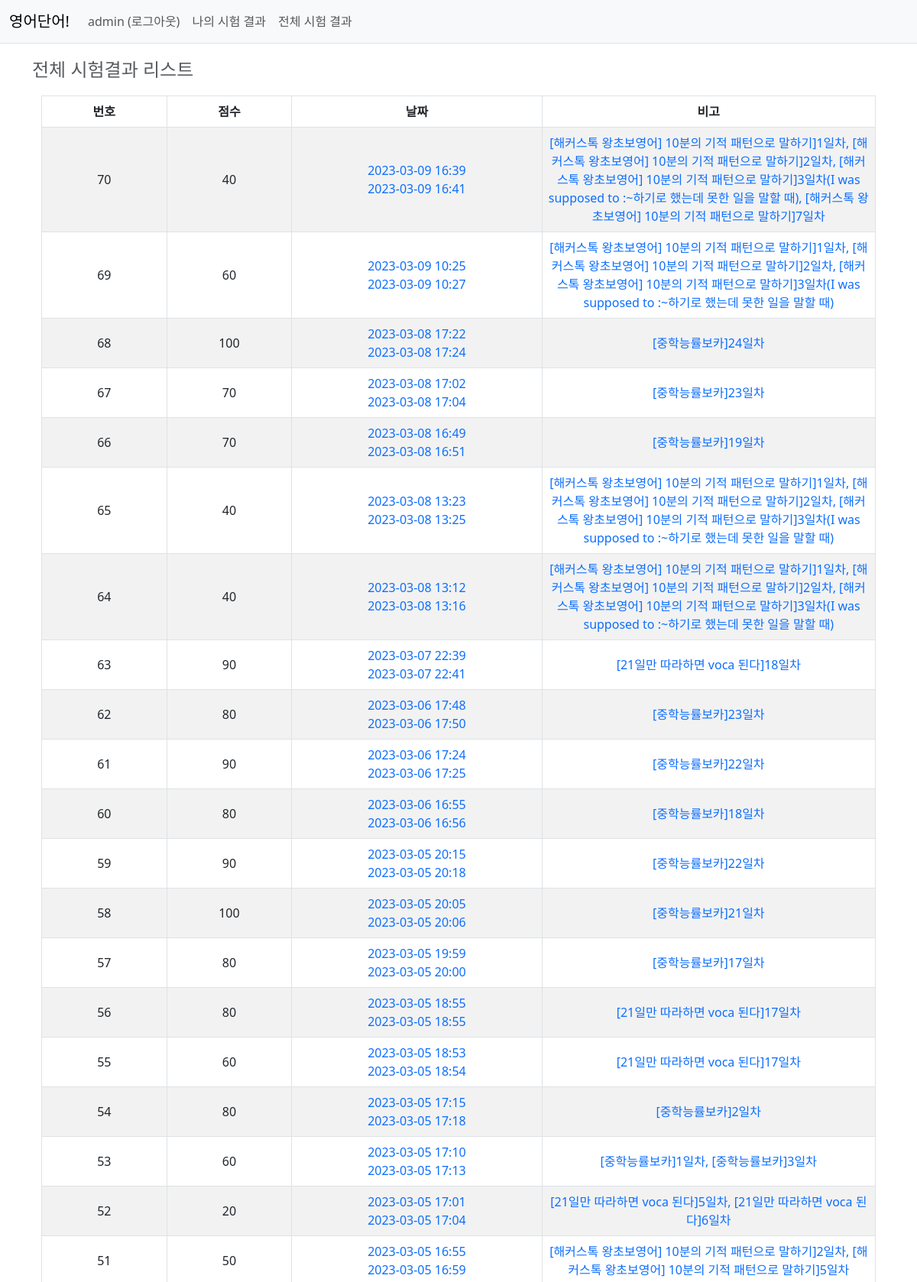
/word/test/admin/test_list (signed in, upper part), run on the app's committed database.
### common/models.py (models this page shows, shortened)
class User(AbstractUser):
    nickname = models.CharField(max_length=20, unique=True)

### word/models.py (models this page shows, shortened)
class Test(models.Model):
    create_user = models.ForeignKey(User, on_delete=models.CASCADE)
    create_date = models.DateTimeField()
    end_date = models.DateTimeField(null=True, blank=True)
    score = models.IntegerField(null=True, blank=True)
    comment = models.CharField(null=True, blank=True, max_length=500)

### word/views/test_views.py (the view)
# urls.py: path('test/admin/test_list', test_views.admin_test_result, name='admin_test_result'),
def admin_test_result(request):
    if request.user.is_superuser:
        tests = Test.objects.order_by('-id')
        context = {'tests': tests, 'title_tag': "[관리자] 전체 시험 결과 리스트", 'all_or_my': '전체 '}
        return render(request, 'word/test_list.html', context)
    else:
        return render(request, 'common/no_auth.html')

### pybo/templatetags/pybo_filter.py (called while the page is built)
@register.filter
def sub(value, arg):
    return value - arg

### templates/word/test_list.html (shortened to what this page needs)
{% extends 'base.html' %}
{% load pybo_filter %}
{% block content %}
<div class="container my-3">
    <div class="">
        <nav aria-label="breadcrumb fs-5">
            <ol class="breadcrumb">
            <li class="breadcrumb-item active fs-4" aria-current="page">{{all_or_my}}시험결과 리스트</li>
            </ol>
        </nav>
    </div>
    <div class="container mb-3">
        <table class="form-label table align-middle table-striped table-bordered text-center order-column">
            <thead>
                <tr>
                    <th width="15%">번호</th>
                    <th width="15%">점수</th>
                    <th width="30%">날짜</th>
                    <th width="40%">비고</th>
                </tr>
            </thead>
            <tbody style="text">
            {%if tests.count %}
            {% for test in tests %}
                <tr>
                    <td>{{tests.count|sub:forloop.counter0}}</td>
                    <td>{{test.score}}</td>
                    <td>
                        <a href="{% url 'word:english_blank_check' test.id%}">
                            {{test.create_date|date:"Y-m-d H:i"}}<br>
                            {{test.end_date|date:"Y-m-d H:i"}}
                        </a>
                    </td>
                    <td><a href="{% url 'word:english_blank_check' test.id%}">{{test.comment}}</a></td>
                </tr>
            {% endfor %}
            {% else %}
                <tr><td colspan="4">아직 시험을 보지 않았습니다.</td></tr>
            {% endif %}
            </tbody>
        </table>
    </div>
</div>
{% endblock %}

### templates/navbar.html (shortened to what this page needs)
<nav class="navbar navbar-expand-lg navbar-light bg-light border-bottom">
    <div class="container-fluid">
        <a class="navbar-brand" href="{% url 'word:index' %}">영어단어!</a>
        <div class="collapse navbar-collapse" id="navbarSupportedContent">
            <ul class="navbar-nav me-auto mb-2 mb-lg-0">
                {% if user.is_authenticated %}
                <li>
                   <a class="nav-link" href="{% url 'common:logout' %}">{{ user.nickname }} (로그아웃)</a>
                </li>
                <li>
                   <a class="nav-link" href="{% url 'word:my_test_result' %}">나의 시험 결과</a>
                </li>
                    {% if user.is_superuser %}
                    <li>
                       <a class="nav-link" href="{% url 'word:admin_test_result' %}">전체 시험 결과</a>
                    </li>
                    {% endif %}
                {% endif %}
            </ul>
        </div>
    </div>
</nav>

### static/style.css (style rules this page uses)
a { text-decoration:none; }

### data on the page
User: nickname "admin"
Test: count|sub "70", score "40", create_date "2023-03-09 16:39", end_date "2023-03-09 16:41", comment "[해커스톡 왕초보영어] 10분의 기적 패턴으로 말하기]1일차, [해커스톡 왕초보영어] 10분의 기적 패턴으로 말하기]2일차, [해커스톡 왕초보영어] 10분의 기적 패턴으로 말하기]3일차(I was supposed to :~하기로 했는데 못한 일을 말할 때), [해커스톡 왕초보영어] 10분의 기적 패턴으로 말하기]7일차"
Test: count|sub "69", score "60", create_date "2023-03-09 10:25", end_date "2023-03-09 10:27", comment "[해커스톡 왕초보영어] 10분의 기적 패턴으로 말하기]1일차, [해커스톡 왕초보영어] 10분의 기적 패턴으로 말하기]2일차, [해커스톡 왕초보영어] 10분의 기적 패턴으로 말하기]3일차(I was supposed to :~하기로 했는데 못한 일을 말할 때)"
Test: count|sub "68", score "100", create_date "2023-03-08 17:22", end_date "2023-03-08 17:24", comment "[중학능률보카]24일차"
Test: count|sub "67", score "70", create_date "2023-03-08 17:02", end_date "2023-03-08 17:04", comment "[중학능률보카]23일차"
Test: count|sub "66", score "70", create_date "2023-03-08 16:49", end_date "2023-03-08 16:51", comment "[중학능률보카]19일차"
Test: count|sub "65", score "40", create_date "2023-03-08 13:23", end_date "2023-03-08 13:25", comment "[해커스톡 왕초보영어] 10분의 기적 패턴으로 말하기]1일차, [해커스톡 왕초보영어] 10분의 기적 패턴으로 말하기]2일차, [해커스톡 왕초보영어] 10분의 기적 패턴으로 말하기]3일차(I was supposed to :~하기로 했는데 못한 일을 말할 때)"
Test: count|sub "64", score "40", create_date "2023-03-08 13:12", end_date "2023-03-08 13:16", comment "[해커스톡 왕초보영어] 10분의 기적 패턴으로 말하기]1일차, [해커스톡 왕초보영어] 10분의 기적 패턴으로 말하기]2일차, [해커스톡 왕초보영어] 10분의 기적 패턴으로 말하기]3일차(I was supposed to :~하기로 했는데 못한 일을 말할 때)"
Test: count|sub "63", score "90", create_date "2023-03-07 22:39", end_date "2023-03-07 22:41", comment "[21일만 따라하면 voca 된다]18일차"
Test: count|sub "62", score "80", create_date "2023-03-06 17:48", end_date "2023-03-06 17:50", comment "[중학능률보카]23일차"
Test: count|sub "61", score "90", create_date "2023-03-06 17:24", end_date "2023-03-06 17:25", comment "[중학능률보카]22일차"
Test: count|sub "60", score "80", create_date "2023-03-06 16:55", end_date "2023-03-06 16:56", comment "[중학능률보카]18일차"
Test: count|sub "59", score "90", create_date "2023-03-05 20:15", end_date "2023-03-05 20:18", comment "[중학능률보카]22일차"
Test: count|sub "58", score "100", create_date "2023-03-05 20:05", end_date "2023-03-05 20:06", comment "[중학능률보카]21일차"
Test: count|sub "57", score "80", create_date "2023-03-05 19:59", end_date "2023-03-05 20:00", comment "[중학능률보카]17일차"
Test: count|sub "56", score "80", create_date "2023-03-05 18:55", end_date "2023-03-05 18:55", comment "[21일만 따라하면 voca 된다]17일차"
Test: count|sub "55", score "60", create_date "2023-03-05 18:53", end_date "2023-03-05 18:54", comment "[21일만 따라하면 voca 된다]17일차"
Test: count|sub "54", score "80", create_date "2023-03-05 17:15", end_date "2023-03-05 17:18", comment "[중학능률보카]2일차"
Test: count|sub "53", score "60", create_date "2023-03-05 17:10", end_date "2023-03-05 17:13", comment "[중학능률보카]1일차, [중학능률보카]3일차"
Test: count|sub "52", score "20", create_date "2023-03-05 17:01", end_date "2023-03-05 17:04", comment "[21일만 따라하면 voca 된다]5일차, [21일만 따라하면 voca 된다]6일차"
Test: count|sub "51", score "50", create_date "2023-03-05 16:55", end_date "2023-03-05 16:59", comment "[해커스톡 왕초보영어] 10분의 기적 패턴으로 말하기]2일차, [해커스톡 왕초보영어] 10분의 기적 패턴으로 말하기]5일차"

### other printed values
{{ all_or_my }} "전체"
